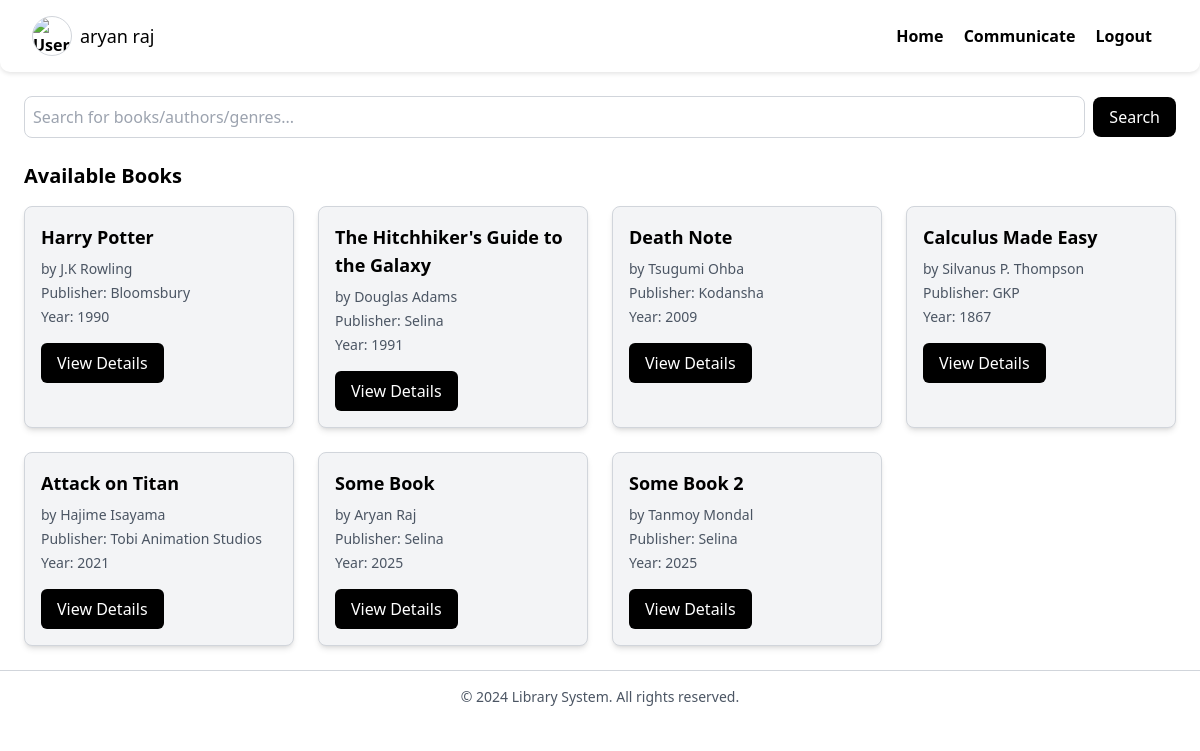
/home (signed in), run on the app's committed database.
### models.py (models this page shows)
class User(Base):
    __tablename__ = 'user'
    id = Column(Integer, index=True, primary_key=True)
    username = Column(String(50), unique=True,nullable=False)
    password = Column(String,nullable=False)
    role = Column(Enum(Role),nullable=False)

class Book(Base):
    __tablename__ = 'book'
    id = Column(Integer, primary_key=True, index=True)
    book_name = Column(String,nullable=False)
    author = Column(String,nullable=False)
    available = Column(Boolean,nullable=False)
    return_date = Column(Date,nullable=True)
    genre = Column(String)
    description = Column(String)
    language = Column(String)
    publisher = Column(String,nullable=True)
    publishing_year = Column(Integer,nullable=True)
    cover_image = Column(LargeBinary,nullable=True)

### user_routers/user_home_page.py (the view)
@router.get('/home')
async def home_page(request:Request, db:db_conn, q:Optional[str]=None):
    user_token = getattr(request.state,'user')
    user_lib_books = db.query(Book).all()
    user = db.query(User).filter(User.id==user_token['id']).first()
    if q is not None:
        books=db.query(Book).all()
        results = []
        for book in books:
            if not book.publisher:
                book.publisher = '52fe088583e4a8bf3dee'
            if book.publishing_year is None:
                book.publishing_year = '52fe088583e4a8bf3dee'
            if q.isdigit():
                if q == str(book.publishing_year):
                    results.append(book)
                    continue
            elif q.lower() in book.book_name.lower() or q.lower() in book.author.lower() or q.lower() in book.genre.lower() or q.lower() in book.publisher.lower() or q.lower() in book.language.lower():
                results.append(book)
            else:
                continue
        user_lib_books = results
        return templates.TemplateResponse('home-page.html',context=
                                        {'request':request,
                                         'books':user_lib_books,
                                         'user':user})
    return templates.TemplateResponse('home-page.html',context={
        'request':request,'user':user,'books':user_lib_books
    })

### templates/home-page.html (shortened to what this page needs)
<!DOCTYPE html>
<html lang="en">
<head>
    <script src="https://cdn.tailwindcss.com"></script>
</head>
<body class="min-h-screen bg-white text-black">
    {% include "navbar.html" %}
    <main class="p-6">
        <div class="mb-6">
            <form action="/home" method="GET" class="flex items-center space-x-2">
                <input
                    type="text"
                    name="q"
                    placeholder="Search for books/authors/genres..."
                    class="w-full p-2 border border-gray-300 rounded-lg focus:outline-none focus:ring-2 focus:ring-gray-500"
                    required>
                <button
                    type="submit"
                    class="px-4 py-2 text-white bg-black rounded-lg hover:bg-gray-800 transition">
                    Search
                </button>
            </form>
        </div>
        <h2 class="text-xl font-semibold mb-4">Available Books</h2>
        <div class="grid grid-cols-1 sm:grid-cols-2 lg:grid-cols-4 gap-6">
            {% for book in books %}
            <div class="bg-gray-100 border border-gray-300 p-4 rounded-lg shadow-md transition-transform transform hover:scale-105">
                <h3 class="text-lg font-semibold mb-2">{{ book.book_name }}</h3>
                <p class="text-sm text-gray-600 mb-1">by {{ book.author }}</p>
                <p class="text-sm text-gray-600 mb-1">{%if book.publisher%}Publisher: {{ book.publisher }}{% endif %}</p>
                <p class="text-sm text-gray-600 mb-4">{%if book.publishing_year%}Year: {{ book.publishing_year }}{% endif %}</p>
                <a href="/books/{{ book.id }}"
                   class="inline-block px-4 py-2 text-white bg-black rounded-md hover:bg-gray-800 transition">
                    View Details
                </a>
            </div>
            {% endfor %}
        </div>
    </main>
    <footer class="text-center py-4 border-t border-gray-300">
        <p class="text-sm text-gray-600">&copy; 2024 Library System. All rights reserved.</p>
    </footer>
</body>
</html>

### templates/navbar.html (shortened to what this page needs)
</head>
<body class="bg-white text-black">
<nav>
    <a href="/profile" class="flex items-center space-x-2 group">
        <img src="/users/{{ user.id }}/profile-image"
                alt="User Profile"
                class="w-10 h-10 rounded-full border border-gray-300 group-hover:ring-2 group-hover:ring-gray-500 transition">
        <span class="text-lg font-medium group-hover:underline">{{ user.username }}</span>
    </a>
    <div id="menu">
        <a href="/home">Home</a>
        <a href="/comms-query-page">Communicate</a>
        <a href="/auth/logout">Logout</a>
    </div>
</nav>

### templates/navbar.html (style rules this page uses)
nav { background-color: #ffffff; padding: 1rem 2rem; display: flex; justify-content: space-between; align-items: center; position: sticky; top: 0; z-index: 1000; border-radius: 0 0 10px 10px; box-shadow: 0 2px 4px rgba(0, 0, 0, 0.1); transition: all 0.3s ease-in-out; }
nav a { text-decoration: none; margin-right: 1rem; color: #000000; font-weight: bold; transition: color 0.3s ease-in-out; }

### data on the page
User: username "aryan raj"
Book: book_name "Harry Potter", author "J.K Rowling", publisher "Bloomsbury", publishing_year "1990"
Book: book_name "The Hitchhiker's Guide to the Galaxy", author "Douglas Adams", publisher "Selina", publishing_year "1991"
Book: book_name "Death Note", author "Tsugumi Ohba", publisher "Kodansha", publishing_year "2009"
Book: book_name "Calculus Made Easy", author "Silvanus P. Thompson", publisher "GKP", publishing_year "1867"
Book: book_name "Attack on Titan", author "Hajime Isayama", publisher "Tobi Animation Studios", publishing_year "2021"
Book: book_name "Some Book", author "Aryan Raj", publisher "Selina", publishing_year "2025"
Book: book_name "Some Book 2", author "Tanmoy Mondal", publisher "Selina", publishing_year "2025"
